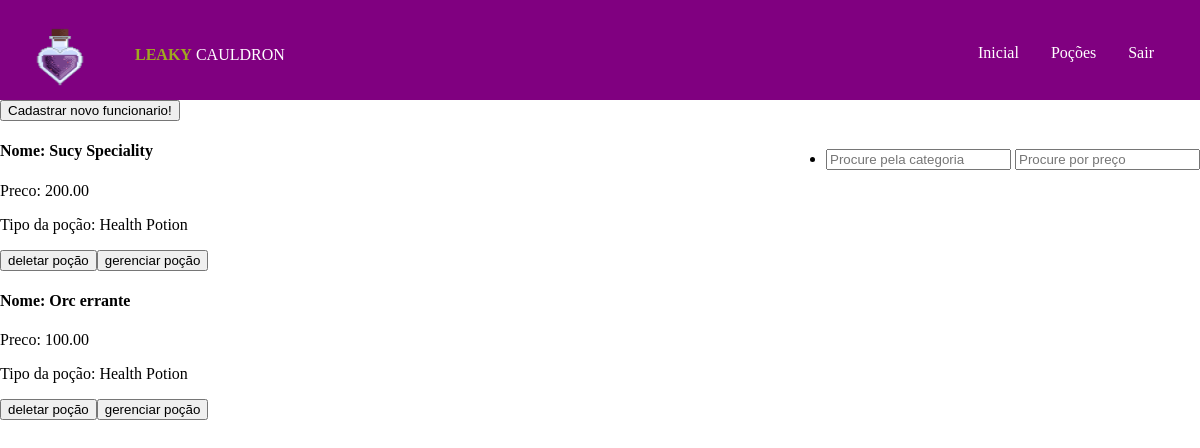
The page /menu_employee.php (signed in) on the database its author committed.
### tables this page shows
CREATE TABLE `potion` (
  `id` int(5) NOT NULL,
  `nome` varchar(80) NOT NULL,
  `preco` varchar(20) NOT NULL,
  `tipo` int(5) NOT NULL
);

CREATE TABLE `tipo` (
  `id` int(5) NOT NULL,
  `nome` varchar(60) NOT NULL,
  `efeito` varchar(180) NOT NULL
);

### src/menu_employee.php (the view, shortened to what this page needs)
<!doctype html>
<?php
    include 'config.php';
    include 'logged_user_nav_bar.php';
?>
<html lang="pt-BR">
<head>
    <link rel="stylesheet" href="/css/style.css">
</head>
<body>
<a href="new_employee.php"><button type="button" class="button">Cadastrar novo funcionario!</button></a>
<ul>
    <li style="float: right; padding-top: 12px">
        <input type="text" id="myFilter" class="form-control" onkeyup="myFunctionCateg()" placeholder="Procure pela categoria">
        <input type="text" id="myFilterPrec" class="form-control" onkeyup="myFunctionPrec()" placeholder="Procure por preço">
    </li>
</ul>
<?php
    @$userId = $_SESSION['id'];
$sql = "SELECT * FROM potion";
$result = mysqli_query($con, $sql);
if($result != null){
    echo "<div class=\"row\" id=\"myProducts\">";
    while($row = mysqli_fetch_array($result)){
            echo "<form action=\"\" method=\"POST\">";
            echo "<div class=\"column\">";
            echo "<div class=\"card\">";
            echo "<div class=\"container\">";
            echo "<h4><b><span>Nome:</span> ".$row['nome']."</b></h4>";
            echo "<p> <span>Preco:</span> ".$row['preco']."</p>";
            @$tipoId = $row['tipo'];
            @$getTipoNome = mysqli_query($con, "SELECT nome FROM tipo WHERE id = $tipoId");
            while(@$resultTipoNome = mysqli_fetch_array($getTipoNome)){
                @$tipoNome = @$resultTipoNome['nome'];
            }
            echo "<p class=\"cardCategory\"> <span>Tipo da poção:</span> ".$tipoNome."</p>";
            @$getUserAdmin = mysqli_query($con, "SELECT * FROM funcionario WHERE id = $userId");
            while(@$resultUserAdmin = mysqli_fetch_array($getUserAdmin)){
                @$userIsAdmin = @$resultUserAdmin['isAdm'];
            }
            if($userIsAdmin == 1){
                echo "<button type=\"submit\" name=\"botao\" value=\"deletar poção\" class=\"button\">deletar poção</button>";
                echo "<a><button type=\"submit\" name=\"botao\" value=\"gerenciar potion\" class=\"button\">gerenciar poção</button></a>";
            }
            echo "</div>";
            echo "</div>";
            echo "</div>";
            echo "</form>";
    }
    echo "</div>";
} else {
    echo "There is no potions.";
    header("Refresh:7");
}
?>
</body>
</html>

### src/css/navigation_bar_style.css (style rules this page uses)
body { margin: 0 auto; }
li { float: left; }

### rows shown on the page
potion: nome "Sucy Speciality", preco "200.00", tipo.nome "Health Potion"
potion: nome "Orc errante", preco "100.00", tipo.nome "Health Potion"
